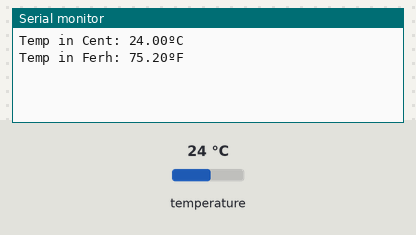
The sketch below on a simulated Arduino Uno, built with avr-gcc and run on an emulated ATmega328P. On the bench: the last lines printed to the serial monitor. The inputs (shaded band) are chosen by the test bench; at power-on: temperature 24 °C.

Above: at 1.5 s.
1.6 s: temperature set to 12 °C
At 4.2 s:
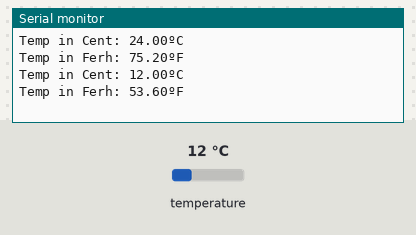
4.6 s: temperature set to 19 °C
At 7.8 s:
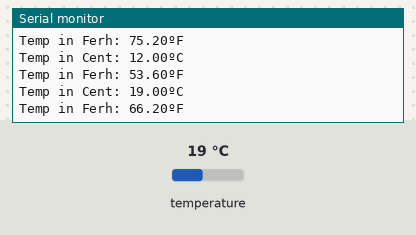
Timing chart, 0 to 9.3 s (numbered marks = the images above; inputs shaded):
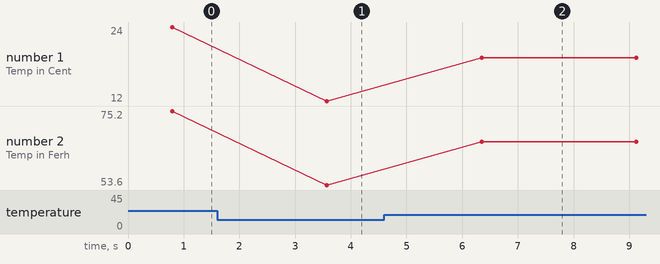

The sketch:

DS18B20_PRG16.ino
```cpp
#include <OneWire.h>
#include <DallasTemperature.h>

// GPIO where the DS18B20 is connected to
const int oneWireBus = 15;

// Setup a oneWire instance to communicate with any OneWire devices
OneWire oneWire(oneWireBus);

// Pass our oneWire reference to Dallas Temperature sensor
DallasTemperature sensors(&oneWire);

void setup() {
  // Start the Serial Monitor
  Serial.begin(115200);
  // Start the DS18B20 sensor
  sensors.begin();
}

void loop() {
  sensors.requestTemperatures();
  float BTC = sensors.getTempCByIndex(0);
  float BTF = sensors.getTempFByIndex(0);
  Serial.print("Temp in Cent: ");
  Serial.print(BTC);
  Serial.println("ºC");
  Serial.print("Temp in Ferh: ");
  Serial.print(BTF);
  Serial.println("ºF");
  delay(2000);
}
```

Measured:
- after the input at 1.6 s, the serial monitor: prints a new line after 2.0 s (image 1)
- after the input at 4.6 s, the serial monitor: prints a new line after 1.7 s (image 2)
- plotted number 1: 24 → 12 after the input at 1.6 s, 12 → 19 after the input at 4.6 s
- plotted number 2: 75.2 → 53.6 after the input at 1.6 s, 53.6 → 66.2 after the input at 4.6 s
